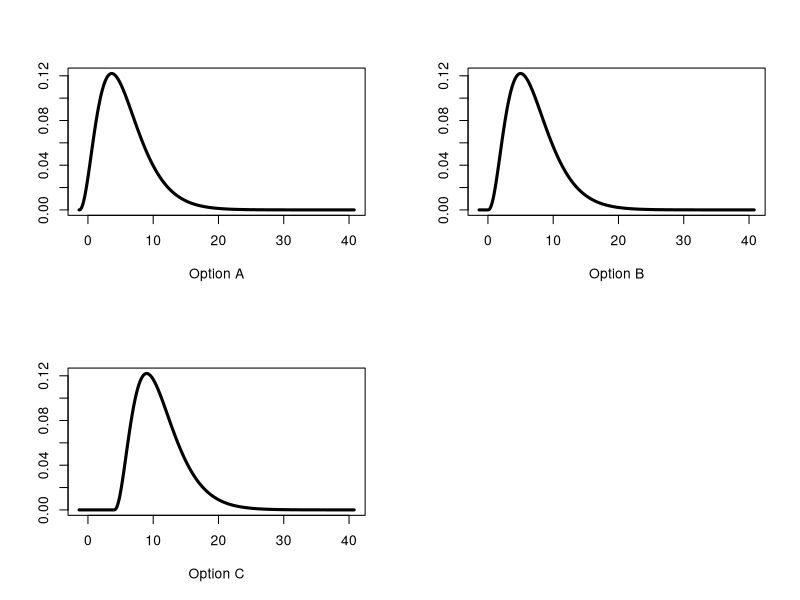
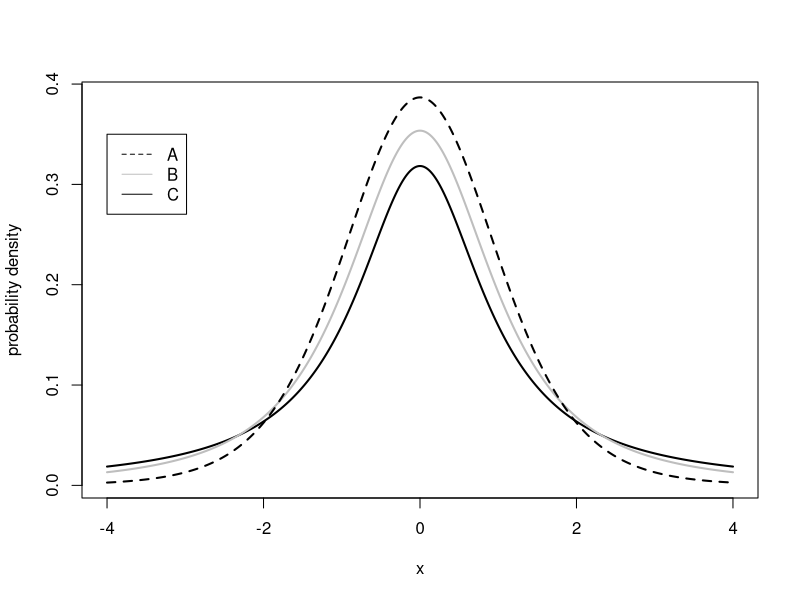
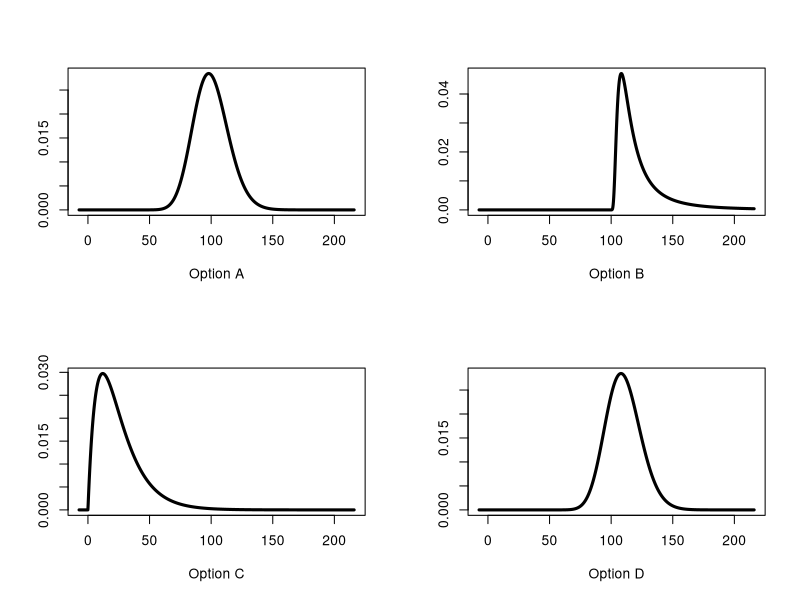

Write the R code that produced these figures, in order.
## ---- chunk 1
DF = 7
## ---- chunk 2
X <- rchisq(1000, df = DF)
x <- seq(from = -0.05 * max(X), to = 1.5 * max(X), length = 1000)

f <- dchisq(x, df = DF)
f2 <- f
f1 <- dchisq(x + 0.05 * max(X), df = DF)
f3 <- 2 * f
f4 <- dchisq(x - 4, df = DF)

par(mfrow = c(2, 2))
plot(x, f1, type = "l", xlab = "Option A", ylab = "", lwd = 3)
plot(x, f2, type = "l", xlab = "Option B", ylab = "", lwd = 3)
plot(x, f4, type = "l", xlab = "Option C", ylab = "", lwd = 3)
# plot(x, f3, type = "l", xlab = "Option D", ylab = "", lwd = 3)
## ---- chunk 3
par(mfrow = c(1, 1))
x <- seq(from = -4, to = 4, length = 1000)

f1 <- dt(x, df = 1)
f2 <- dt(x, df = 2)
f4 <- dt(x, df = 8)
X <- c(x, x, x)
F <- (c(f1, f2, f4))
plot(X, F, type = "n", xlab = "x", ylab = "probability density")
lines(x, f1,  lwd = 2)
lines(x, f2, col = "gray", lwd = 2)
lines(x, (f4),  lwd = 2, lty = 2)
legend(-4, 0.35, legend = c("A", "B", "C"), col = c("black", "gray", "black"), lty = c(2, 1, 1))
## ---- chunk 4
dpois((120 - 100) / sqrt(100), lambda = 1)
1 - ppois(120, lambda = 100)
dpois(120, lambda = 100)
sum(dpois(0:120, lambda = 100))
## ---- chunk 5
DF1 <- 100
## ---- chunk 6
X <- rchisq(1000, df = DF1)
x <- seq(from = -0.05 * max(X), to = 1.5 * max(X), length = 1000)
f2 <- df((x - 99) / sqrt(200), df1 = DF1, df2 = 4) * (1/ sqrt(200))
f1 <- dchisq(x, df = DF1)
f3 <- df((x ) / sqrt(6 * 100) , df1 = 4, df2 = DF1) * (1 / sqrt(600))
f4 <- dchisq(x - 10, df = DF1)

par(mfrow = c(2, 2))
plot(x, f1, type = "l", xlab = "Option A", ylab = "", lwd = 3)
plot(x, f2, type = "l", xlab = "Option B", ylab = "", lwd = 3)
plot(x, f3, type = "l", xlab = "Option C", ylab = "", lwd = 3)
plot(x, f4, type = "l", xlab = "Option D", ylab = "", lwd = 3)
